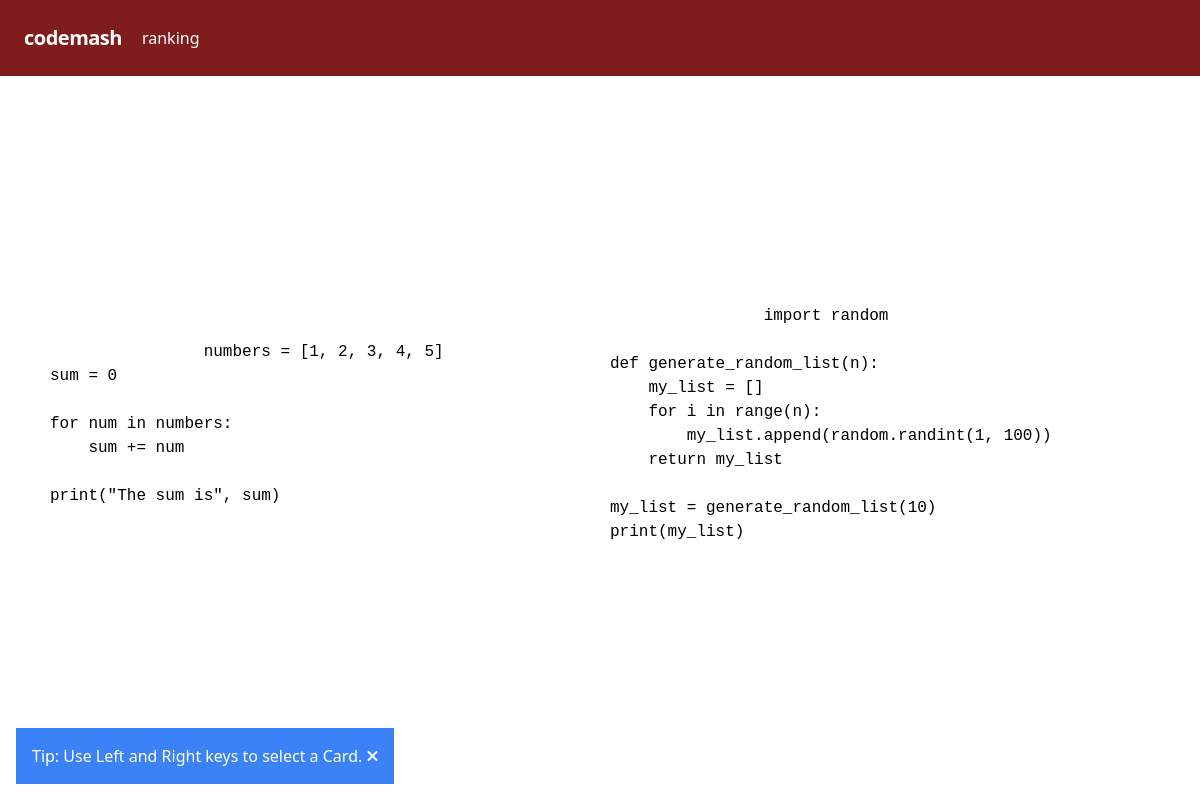
The page / on the database its author committed.
### app/models.py (models this page shows)
class Snippet(models.Model):
    code = models.TextField()
    created = models.DateTimeField(auto_now=True)
    score = models.FloatField(default=1600.0)
    image_url = models.URLField(null=True)
    author = models.CharField(max_length=32, null=False)

### app/views/snippet.py (the view, shortened to what this page needs)
# urls.py: path('', snippet.SnippetView.as_view()),
class SnippetView(APIView):
    def get_two_random_snippets(self):
        snippets = Snippet.objects.all()
        snippet_one = random.choice(snippets)
        snippet_two = random.choice(snippets)
        while snippet_one == snippet_two and snippet_one.code == snippet_two.code:
            snippet_two = random.choice(snippets)
        return [snippet_one, snippet_two]
    def get(self, request):
        snippets = self.get_two_random_snippets()
        serializer = SnippetSerializer(snippets,  many=True)
        data = []
        for x in serializer.data:
            data.append(dict(x))
        return render(request, "app/home.html", {"snippet_one": data[0], "snippet_two": data[1] })

### app/templates/app/home.html (shortened to what this page needs)
<!DOCTYPE html>
<html lang="en">
  <head>
    <link
      rel="stylesheet"
      href="https://use.fontawesome.com/releases/v5.15.1/css/all.css"
    />
    <link
      rel="stylesheet"
      href="//cdnjs.cloudflare.com/ajax/libs/highlight.js/11.7.0/styles/default.min.css"
    />
  </head>
  <body onload="hightlightElements()">
    {% include 'app/nav.html' %}
    <div
      class="fixed bottom-0 p-4 m-4 bg-blue-500 text-white flex"
      id="toaster"
    >
      <p class="text-center flex-1">
        Tip: Use Left and Right keys to select a Card.
        <i id="close-toaster" class="fa fa-times" aria-hidden="true"></i>
      </p>
    </div>
    <div class="card-container">
      <div class="card" onclick="select_card(this)" id="{{snippet_one.id}}">
        <pre id="code">
				<code>{{snippet_one.code}}</code>
				</pre
        >
      </div>
      <div class="card" onclick="select_card(this)" id="{{snippet_two.id}}">
        <pre id="code">
				<code>{{snippet_two.code}}</code>
				</pre
        >
      </div>
    </div>
  </body>
</html>

### app/templates/app/home.html (style rules this page uses)
.card-container { display: flex; justify-content: center; align-items: center; height: 90vh; }
.card { width: 45%; margin: 0px 10px; display: hidden; position: relative; }
code { min-height: 50vh; white-space: pre; white-space: -moz-pre; white-space: -pre; white-space: -o-pre; }

### rows shown on the page
Snippet: code "numbers = [1, 2, 3, 4, 5] sum = 0 for num in numbers: sum += num print(\"The sum is\", sum)"
Snippet: code "import random def generate_random_list(n): my_list = [] for i in range(n): my_list.append(random.randint(1, 100)) return my_list my_list = generate_random_list(10) print(my_list)"
